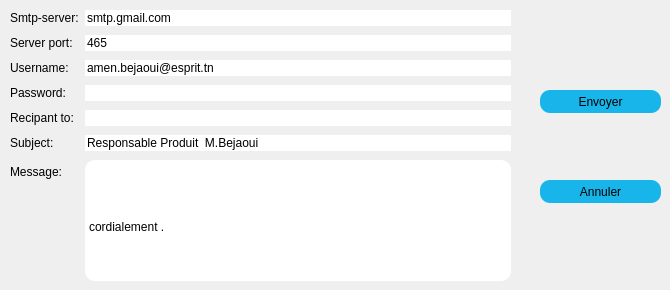
      <widget class="QWidget" name="tab_6">
       <attribute name="title">
        <string>Envoyer Email</string>
       </attribute>
       <widget class="QWidget" name="layoutWidget">
        <property name="geometry">
         <rect>
          <x>10</x>
          <y>10</y>
          <width>501</width>
          <height>271</height>
         </rect>
        </property>
        <layout class="QFormLayout" name="formLayout">
         <property name="fieldGrowthPolicy">
          <enum>QFormLayout::ExpandingFieldsGrow</enum>
         </property>
         <property name="rowWrapPolicy">
          <enum>QFormLayout::WrapLongRows</enum>
         </property>
         <property name="verticalSpacing">
          <number>9</number>
         </property>
         <item row="1" column="0">
          <widget class="QLabel" name="label_12">
           <property name="text">
            <string>Server port:</string>
           </property>
          </widget>
         </item>
         <item row="2" column="0">
          <widget class="QLabel" name="label_13">
           <property name="text">
            <string>Username:</string>
           </property>
          </widget>
         </item>
         <item row="3" column="0">
          <widget class="QLabel" name="label_14">
           <property name="text">
            <string>Password:</string>
           </property>
          </widget>
         </item>
         <item row="4" column="0">
          <widget class="QLabel" name="label_15">
           <property name="text">
            <string>Recipant to:</string>
           </property>
          </widget>
         </item>
         <item row="5" column="0">
          <widget class="QLabel" name="label_16">
           <property name="text">
            <string>Subject:</string>
           </property>
          </widget>
         </item>
         <item row="6" column="0">
          <widget class="QLabel" name="label_17">
           <property name="text">
            <string>Message:</string>
           </property>
          </widget>
         </item>
         <item row="0" column="1">
          <widget class="QLineEdit" name="server">
           <property name="styleSheet">
            <string notr="true">                                      border-radius: 10px;
background-color: rgb(255, 255, 255);

font: 9pt &quot;MS Reference Sans Serif&quot;;</string>
           </property>
           <property name="text">
            <string>smtp.gmail.com</string>
           </property>
          </widget>
         </item>
         <item row="1" column="1">
          <widget class="QLineEdit" name="port">
           <property name="styleSheet">
            <string notr="true">                                      border-radius: 10px;
background-color: rgb(255, 255, 255);

font: 9pt &quot;MS Reference Sans Serif&quot;;</string>
           </property>
           <property name="text">
            <string>465</string>
           </property>
          </widget>
         </item>
         <item row="2" column="1">
          <widget class="QLineEdit" name="uname">
           <property name="styleSheet">
            <string notr="true">                                      border-radius: 10px;
background-color: rgb(255, 255, 255);

font: 9pt &quot;MS Reference Sans Serif&quot;;
</string>
           </property>
           <property name="text">
            <string>amen.bejaoui@esprit.tn</string>
           </property>
          </widget>
         </item>
         <item row="3" column="1">
          <widget class="QLineEdit" name="paswd">
           <property name="styleSheet">
            <string notr="true">                                      border-radius: 10px;
background-color: rgb(255, 255, 255);

font: 9pt &quot;MS Reference Sans Serif&quot;;</string>
           </property>
           <property name="inputMask">
            <string/>
           </property>
           <property name="text">
            <string/>
           </property>
           <property name="echoMode">
            <enum>QLineEdit::Password</enum>
           </property>
          </widget>
         </item>
         <item row="4" column="1">
          <widget class="QLineEdit" name="rcpt">
           <property name="styleSheet">
            <string notr="true">                                      border-radius: 10px;
background-color: rgb(255, 255, 255);

font: 9pt &quot;MS Reference Sans Serif&quot;;</string>
           </property>
          </widget>
         </item>
         <item row="5" column="1">
          <widget class="QLineEdit" name="subject">
           <property name="styleSheet">
            <string notr="true">                                      border-radius: 10px;
background-color: rgb(255, 255, 255);

font: 9pt &quot;MS Reference Sans Serif&quot;;</string>
           </property>
           <property name="text">
            <string>Responsable Produit  M.Bejaoui</string>
           </property>
          </widget>
         </item>
         <item row="0" column="0">
          <widget class="QLabel" name="label_11">
           <property name="text">
            <string>Smtp-server:</string>
           </property>
          </widget>
         </item>
         <item row="6" column="1">
          <widget class="QPlainTextEdit" name="msg">
           <property name="styleSheet">
            <string notr="true">                                      border-radius: 10px;
background-color: rgb(255, 255, 255);

font: 9pt &quot;MS Reference Sans Serif&quot;;
</string>
           </property>
           <property name="plainText">
            <string>



cordialement .</string>
           </property>
          </widget>
         </item>
        </layout>
       </widget>
       <widget class="QPushButton" name="exitBtn">
        <property name="geometry">
         <rect>
          <x>540</x>
          <y>180</y>
          <width>121</width>
          <height>23</height>
         </rect>
        </property>
        <property name="styleSheet">
         <string notr="true">                                         border-radius: 10px;
background-color: rgb(23, 181, 234);
                                        
font: 9pt &quot;MS Reference Sans Serif&quot;;</string>
        </property>
        <property name="text">
         <string>Annuler</string>
        </property>
       </widget>
       <widget class="QPushButton" name="sendBtn">
        <property name="geometry">
         <rect>
          <x>540</x>
          <y>90</y>
          <width>121</width>
          <height>23</height>
         </rect>
        </property>
        <property name="styleSheet">
         <string notr="true">                                         border-radius: 10px;
background-color: rgb(23, 181, 234);
                                        
font: 9pt &quot;MS Reference Sans Serif&quot;;</string>
        </property>
        <property name="text">
         <string>Envoyer</string>
        </property>
       </widget>
      </widget>
